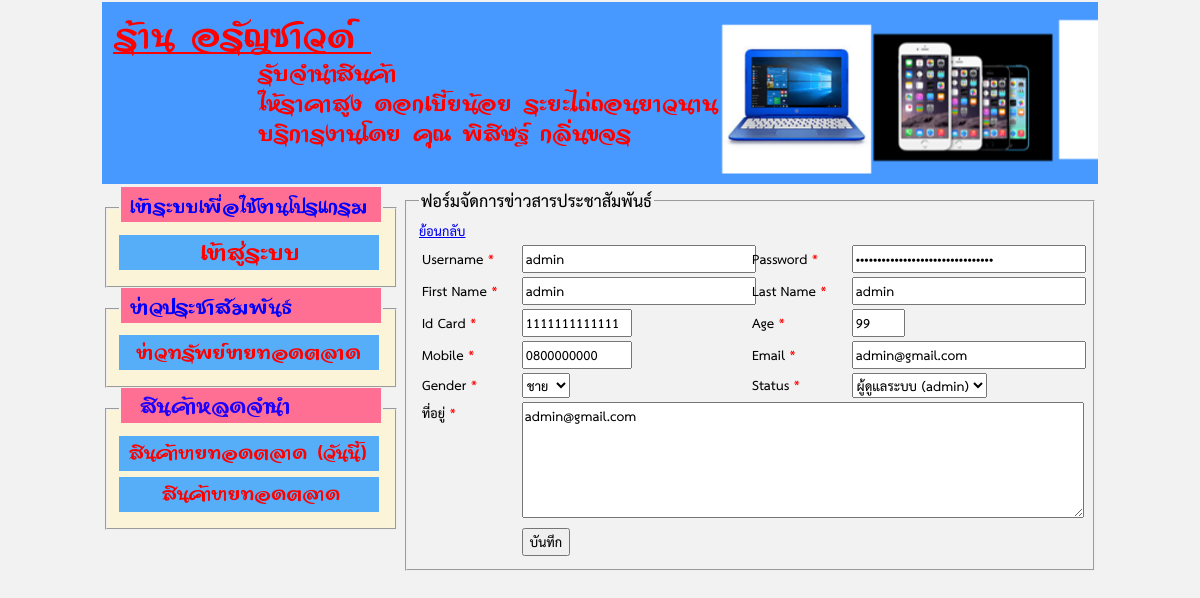
/admin/member-form.php?id=1, run on the app's committed database.
### tables this page shows
CREATE TABLE `member` (
  `mem_id` int(11) NOT NULL,
  `mem_username` varchar(30) NOT NULL,
  `mem_password` varchar(100) NOT NULL,
  `mem_fname` varchar(50) NOT NULL,
  `mem_lname` varchar(50) NOT NULL,
  `mem_idcard` varchar(20) NOT NULL,
  `mem_age` int(2) NOT NULL,
  `mem_gender` enum('MALE','FEMALE') NOT NULL,
  `mem_mobile` varchar(15) NOT NULL,
  `mem_email` varchar(50) NOT NULL,
  `mem_address` text NOT NULL,
  `mem_status` enum('admin','customer','employee') NOT NULL,
  `create_date` date NOT NULL,
  `create_by` int(11) NOT NULL
);

### database/connect.php (called while the page is built, shortened)
<?php
$_mem_status = array('admin' => 'ผู้ดูแลระบบ (admin)', 'customer' => 'ลูกค้า');
$_mem_gender = array('MALE' => 'ชาย', 'FEMALE' => 'หญิง');

### admin/member-form.php (the view, shortened to what this page needs)
<?php include '../include/inc_header.php'; ?>
<?php
include '../database/connect.php';
$mem_id = empty($_GET['id']) ? '' : $_GET['id'];
$mem_fname = $mem_lname = $mem_username = $mem_password = $mem_idcard = $mem_age = $mem_gender = $mem_mobile = $mem_email = $mem_status = $mem_address = '';
if (!empty($mem_id)) {
    $sql = "SELECT `mem_id`, `mem_username`, `mem_password`, `mem_fname`, `mem_lname`, `mem_idcard`, ";
    $sql .= " `mem_age`, `mem_gender`, `mem_mobile`, `mem_email`, `mem_address`, `mem_status`, `create_by` ";
    $sql .= " ,DATE_FORMAT(create_date,'%d-%m-%Y') as create_date";
    $sql .= " FROM `member` WHERE mem_id = " . $mem_id;
    $query = mysqli_query($conn, $sql) or die(mysqli_error($conn));
    $result = mysqli_fetch_assoc($query);
    $mem_username = $result['mem_username'];
    $mem_password = $result['mem_password'];
    $mem_fname = $result['mem_fname'];
    $mem_lname = $result['mem_lname'];
    $mem_idcard = $result['mem_idcard'];
    $mem_mobile = $result['mem_mobile'];
    $mem_email = $result['mem_email'];
    $mem_gender = $result['mem_gender'];
    $mem_age = $result['mem_age'];
    $mem_address = $result['mem_address'];
    $mem_status = $result['mem_status'];
}
?>
<fieldset>
    <legend>ฟอร์มจัดการข่าวสารประชาสัมพันธ์</legend>
    <a href="<?= (empty($_GET['href']) ? 'member-list.php' : $_GET['href']) ?>">ย้อนกลับ</a>
    <form name="news" action="member-save.php" method="POST">
        <table width="100%">
            <tbody>
                <tr>
                    <td width="15%"><label>Username <span class="require">*</span></label></td>
                    <td width="35%">
                        <input type="text" style="width: 100%" name="mem_username" value="<?= $mem_username ?>" required/>
                    </td>
                    <td width="15%"><label>Password <span class="require">*</span></label></td>
                    <td width="35%">
                        <input type="password" style="width: 100%" name="mem_password" value="<?= $mem_password ?>" required/>
                    </td>
                </tr>
                <tr>
                    <td><label>First Name <span class="require">*</span></label></td>
                    <td>
                        <input type="text" style="width: 100%" name="mem_fname" value="<?= $mem_fname ?>" required/>
                    </td>
                    <td><label>Last Name <span class="require">*</span></label></td>
                    <td>
                        <input type="text" style="width: 100%" name="mem_lname" value="<?= $mem_lname ?>" required/>
                    </td>
                </tr>
                <tr>
                    <td><label>Id Card <span class="require">*</span></label></td>
                    <td>
                        <input type="text" style="width: 45%" name="mem_idcard" value="<?= $mem_idcard ?>" maxlength="13" required/>
                    </td>
                    <td><label>Age <span class="require">*</span></label></td>
                    <td>
                        <input type="number" style="width: 20%" name="mem_age" value="<?= $mem_age ?>" maxlength="2" required/>
                    </td>
                </tr>
                <tr>
                    <td><label>Mobile <span class="require">*</span></label></td>
                    <td>
                        <input type="text" style="width: 45%" name="mem_mobile" value="<?= $mem_mobile ?>" maxlength="10" required/>
                    </td>
                    <td><label>Email <span class="require">*</span></label></td>
                    <td>
                        <input type="email" style="width: 100%" name="mem_email" value="<?= $mem_email ?>" required/>
                    </td>
                </tr>
                <tr>
                    <td><label>Gender <span class="require">*</span></label></td>
                    <td>
                        <select name="mem_gender">
                            <?php foreach ($_mem_gender as $key => $gender) { ?>
                                <?php if ($mem_gender == $key) { ?>
                                    <option value="<?= $key ?>" selected><?= $gender ?></option>
                                <?php } else { ?>
                                    <option value="<?= $key ?>"><?= $gender ?></option>
                                <?php } ?>
                            <?php } ?>
                        </select>
                    </td>
                    <td><label>Status <span class="require">*</span></label></td>
                    <td>
                        <select name="mem_status">
                            <?php foreach ($_mem_status as $key => $status) { ?>
                                <?php if ($mem_status == $key) { ?>
                                    <option value="<?= $key ?>" selected><?= $status ?></option>
                                <?php } else { ?>
                                    <option value="<?= $key ?>"><?= $status ?></option>
                                <?php } ?>
                            <?php } ?>
                        </select>
                    </td>
                </tr>
                <tr>
                    <td style="vertical-align: top;"><label>ที่อยู่ <span class="require">*</span></label></td>
                    <td colspan="3">
                        <textarea style="width: 100%;" rows="5" name="mem_address"><?= $mem_address ?></textarea>
                    </td>
                </tr>
                <tr>
                    <td></td>
                    <td><input type="submit" value="บันทึก" /></td>
                    <td></td>
                    <td></td>
                </tr>
            </tbody>
        </table>
    </form>
</fieldset>
<?php include '../include/inc_footer.php'; ?>

### css/pawn-style.css (style rules this page uses)
body * { font-family: THSarabun; }
span.require { color : red; }
legend { font-size: 24px; font-weight:bold; }
fieldset *:not(legend) { font-size: 19px; }

### data on the page
member: mem_username "admin", mem_fname "admin", mem_lname "admin", mem_idcard "1111111111111", mem_age "99", mem_mobile "0800000000", mem_email "admin@gmail.com", mem_gender "ชาย", mem_status "ผู้ดูแลระบบ (admin)", mem_address "admin@gmail.com"
